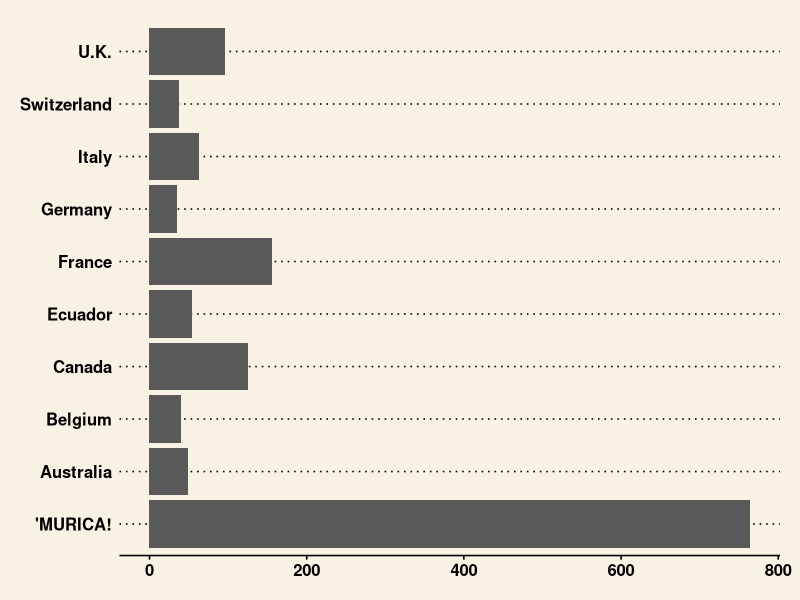
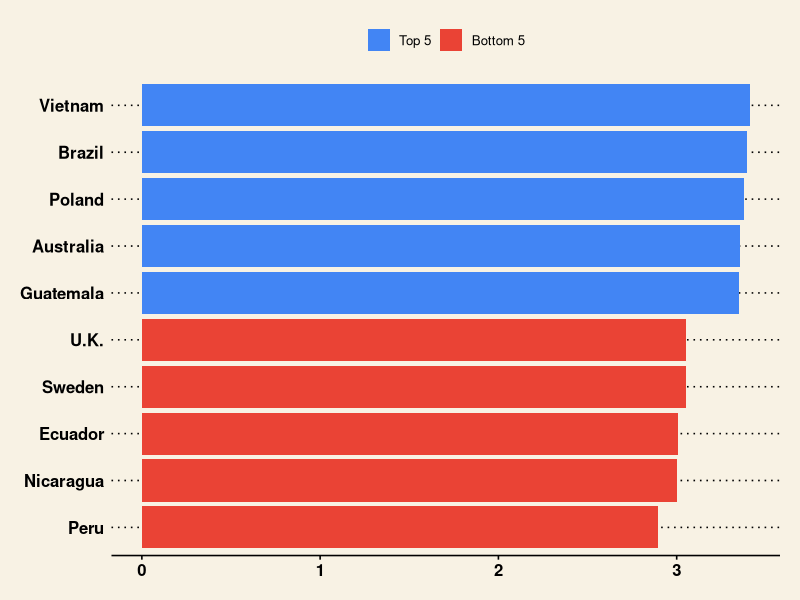
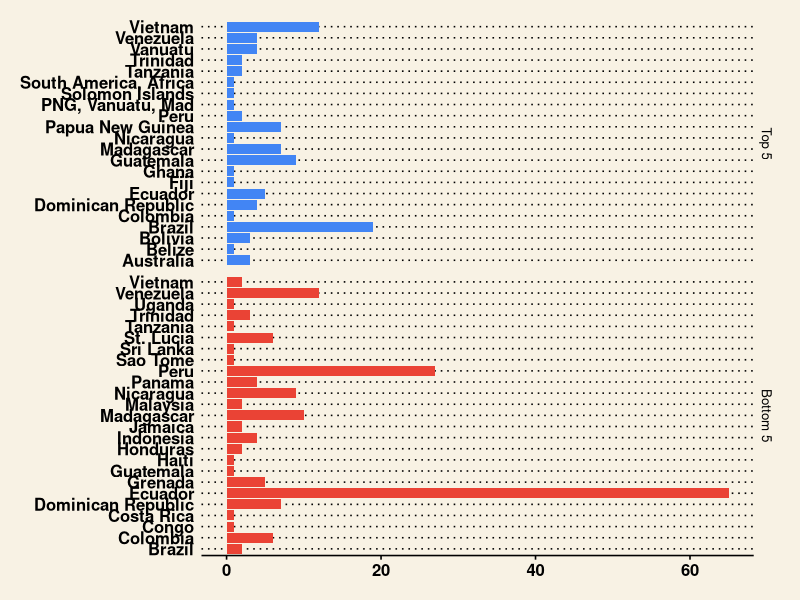
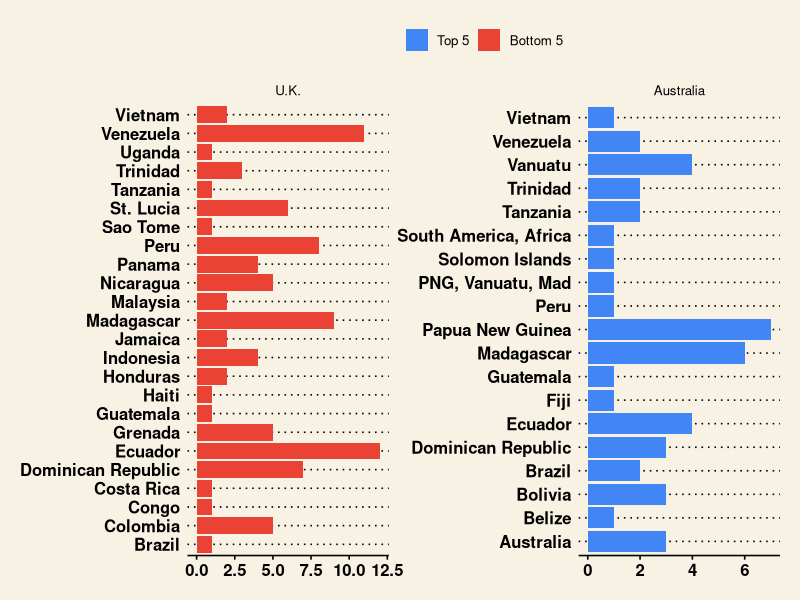
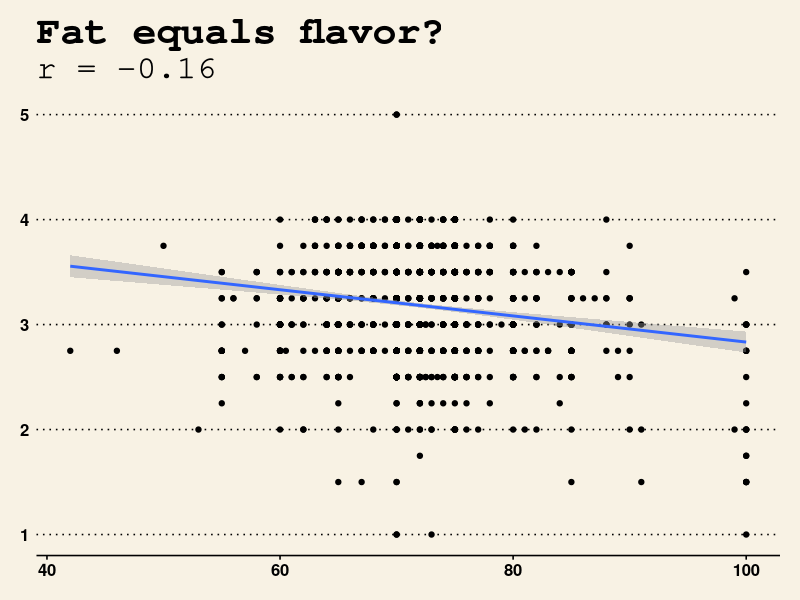
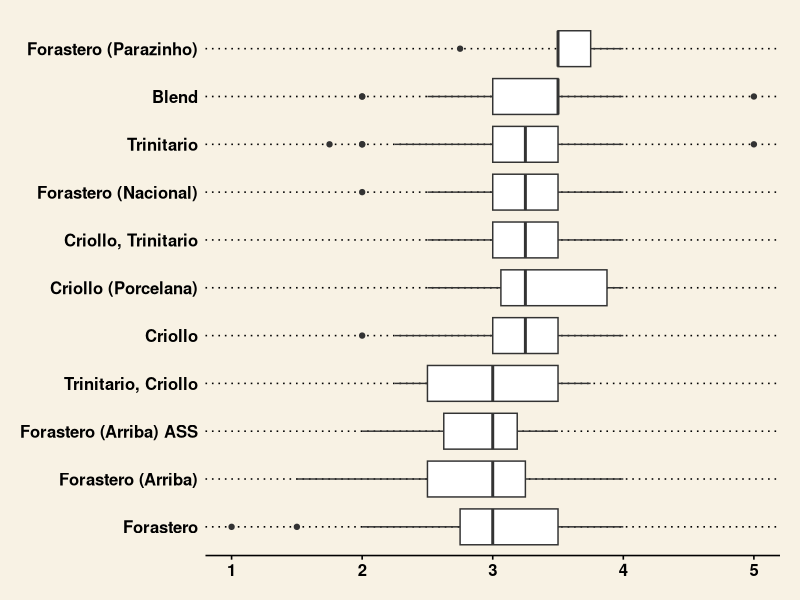

R code for these plots, in order:
library(tidyverse);library(ggthemes)
choc <- read.csv("choc.csv")


# Where are most of the rated bars produced?
t10 <- data.frame(sort(table(choc$compLoc), decreasing = TRUE)[1:10])
t10$Var1 <- gsub("U.S.A.", "'MURICA!", t10$Var1)
ggplot(data = t10, aes(x = Var1, y = Freq)) +
  geom_bar(stat = "identity") +
  labs(x = NULL) +
  theme_wsj() +
  coord_flip()


# Where are the highest and lowest rated bars produced?
avgRat <- choc %>%
  group_by(compLoc) %>%
  summarise(avg = mean(Rating), count = n()) %>%
  arrange(desc(avg)) %>%
  filter(count >= 5, !is.na(compLoc))

hiLo <- rbind(head(avgRat, 5), tail(avgRat, 5))
hiLo$grp <- factor(c(rep("Top 5", 5), rep("Bottom 5",5)), levels = c("Top 5", "Bottom 5"))

bars <- ggplot(data = hiLo, aes(x = reorder(compLoc, avg), y = avg, fill = grp)) +
  labs(x = NULL, y = 'Average Rating') +
  geom_bar(stat = 'identity') +
  coord_flip() +
  theme_wsj() +
  scale_fill_gdocs() +
  theme(legend.title = element_blank())
bars


# ...and where do they source their beans?
beans <- choc %>%
filter(compLoc %in% hiLo$compLoc)

beans$compLoc <- factor(beans$compLoc, levels = hiLo$compLoc[10:1])

beans$grp <- ifelse(beans$compLoc %in% hiLo$compLoc[1:5], "Top 5", "Bottom 5") %>%
factor(levels = c("Top 5", "Bottom 5"))
beans <- group_by(beans, compLoc, bOrigin, grp) %>%
summarize(count = n()) %>%
filter(!is.na(bOrigin))#, count > 1)

origin <- ggplot(beans, aes(x = bOrigin, y = count, fill = grp)) +
labs(x = NULL, y = NULL) +
stat_summary(fun.y = sum, geom = "bar") +
coord_flip() +
facet_grid(grp ~ ., scales = "free", space = "free") +
scale_fill_gdocs() +
theme_wsj() +
theme(legend.position = "none")
origin


# Where do Australia (top 5) & U.K. (bottom 5) source their beans?
nogrow <- filter(beans, compLoc %in% c("Australia", "U.K."))

nobeans <- ggplot(nogrow, aes(x = bOrigin, y = count, fill = grp)) +
  labs(x = NULL, y = NULL) +
  stat_summary(fun.y = sum, geom = "bar") +
  coord_flip() +
  facet_wrap(~ compLoc , scales = "free", drop = TRUE) +
  theme_wsj() +
  scale_fill_gdocs() +
  theme(legend.title = element_blank())
nobeans


# Is percentage of cocoa correlated with rating?

r <- round(cor(choc$Rating, choc$pCocoa),2)

p <- ggplot(data = choc, aes(x = pCocoa, y = Rating)) +
  geom_point() +
  geom_smooth(method = "lm", formula = y~x) + 
  labs(title = "Fat equals flavor?",
       subtitle = paste0("r = ", r), x = "Percentage Cocoa") +
  theme_wsj() +
  scale_fill_gdocs()
p


# Distribution of ratings by bean types, Top 10
bType <- filter(choc, !is.na(BeanType))
idx <- group_by(bType, BeanType) %>%
summarize(count = n()) %>%
filter(count >=5)
bType <- filter(bType, BeanType %in% idx$BeanType)

t <- ggplot(data = bType, aes(x = reorder(BeanType, Rating, FUN = median), y = Rating)) +
geom_boxplot() +
labs(x = NULL, y = NULL) +
coord_flip() +
scale_fill_gdocs() +
theme_wsj()
t